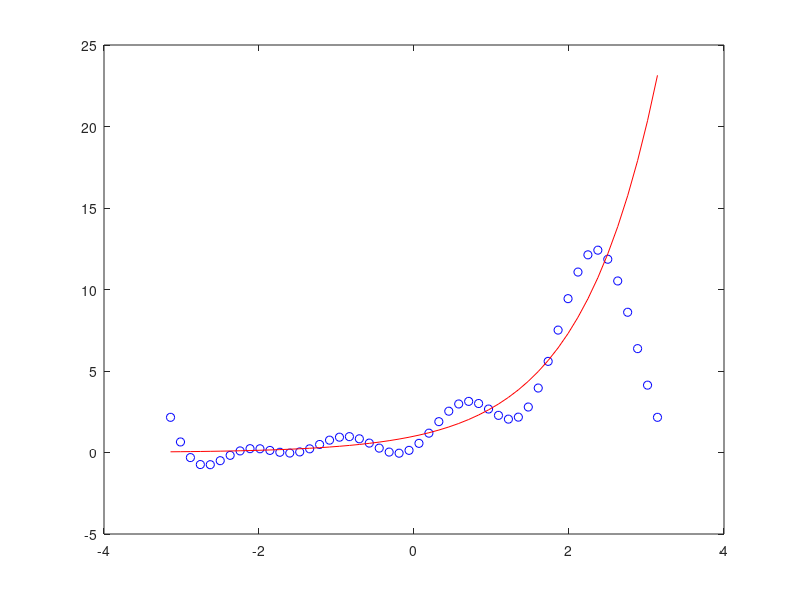

Write the MATLAB code that produced this figure.
n=4;
m=6;

% discrete least square apporoximation 
% with trig poly

% Choose function
%f = @(x) x;
f = @(x) exp(x);
%f = @(x) abs(x);

x=-pi+(0:2*m-1)'/m*pi;
y=f(x);

a=zeros(n,1);
b=zeros(n,1);
for k=1:n
    a(k) = y'*cos(k*x)/m;
    b(k) = y'*sin(k*x)/m;
end
a0 = sum(y)/m;

x = linspace(-pi,pi,50)';
k = 1:n;
S = a0/2 + cos(x*k)*a + sin(x*k(1:n-1))*b(1:n-1);

a
b

plot(x,S,'bo', x,f(x),'r')
